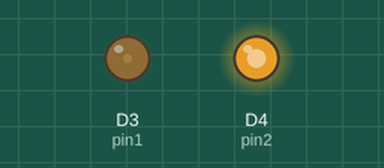
Recording of a program running on a simulated CircuitPython board. Parts: output pins drawn as LEDs (lit = HIGH).

Above: at 0.05 s.
At 2.15 s:
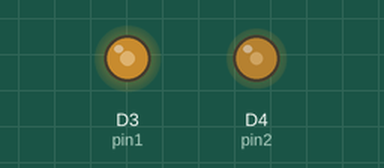
At 4.3 s:
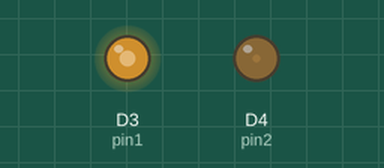
At 8.55 s:
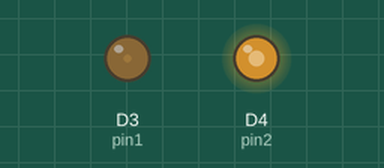
Timing chart, 0 to 11.7 s (numbered marks = the images above):
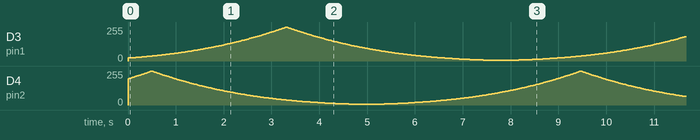

The program:

code.py
```python
# pulses 2 LED n00ds on different phases to create an effect of fluid flowing through a tube

# TODO:
# done for now

import time
import board
import pwmio

import pwm_lightness
PWM = pwm_lightness.get_pwm_table(0xffff, max_input=255) # precalculate gamma corrected values

pin1 = pwmio.PWMOut(board.D3)
pin2 = pwmio.PWMOut(board.D4)

increasing1 = True
increasing2 = True

value1 = 90
value2 = 230

while True:
    if value1 >= 255:
        increasing1 = False
    if value2 >= 255:
        increasing2 = False
    if value1 <= 32:
        increasing1 = True
    if value2 <= 32:
        increasing2 = True

    if increasing1:
        value1 += 1
    if increasing2:
        value2 += 1
    if not increasing1:
        value1 -= 1
    if not increasing2:
        value2 -= 1

    # color_intensity(color, intensity = 1.0)
    pin1.duty_cycle = PWM[value1]
    pin2.duty_cycle = PWM[value2]
    time.sleep(0.02)
```

pwm_lightness.py
```python
# pwm gamma correction from adafruit example

# TODO:
# learn how to do this, maybe write my own

try:
    from typing import Sequence
except ImportError:
    pass

_pwm_tables = {}  # Our cache.

def get_pwm_table(max_output: int,
                  max_input: int = 255) -> 'Sequence[int]':
    """Returns a table mapping 0..max_input to int PWM values.
    Computed upon the first call with given value, cached thereafter.
    """
    assert max_output > 0
    assert max_input > 0
    table = _pwm_tables.get((max_output, max_input))
    if table:
        return table
    value_gen = (round(_cie1931(l_star/max_input) * max_output)
                 for l_star in range(max_input+1))
    table = bytes(value_gen) if max_output <= 255 else tuple(value_gen)
    _pwm_tables[(max_output, max_input)] = table
    return table

def clear_table_cache():
    """Empties the cache of get_pwm_tables() return values."""
    _pwm_tables.clear()

# CIE 1931 Lightness curve calculation.
# derived from https://jared.geek.nz/2013/feb/linear-led-pwm @ 2020-06
# License: MIT
# additional reference
# https://www.photonstophotos.net/GeneralTopics/Exposure/Psychometric_Lightness_and_Gamma.htm
def _cie1931(l_star: float) -> float:
    l_star *= 100
    if l_star <= 8:
        return l_star/903.3  # Anything suggesting 902.3 has a typo.
    return ((l_star+16)/116)**3
```
